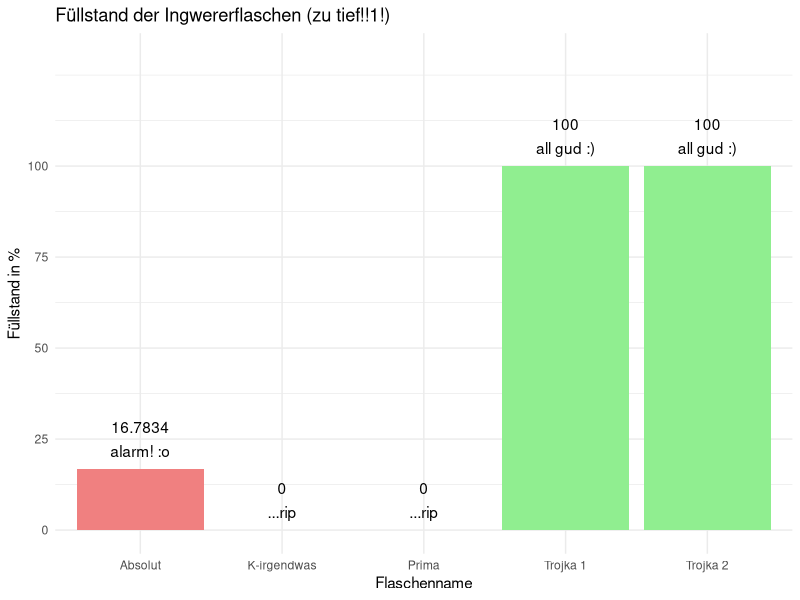

R code for this plot:
## ---- chunk 1
#| echo: false
#| fig-cap: "Figure 1: Füllstand der Ingwererflaschen"

library(tidyverse)


flasche <- c("Prima", "Absolut", "Trojka 1", "Trojka 2", "K-irgendwas")
füllstand <- c(0, 16.7834, 100, 100, 0)
status <-  c("...rip" , "alarm! :o", "all gud :)", "all gud :)", "...rip")
# Join the variables to create a data frame
df <- data.frame(flasche, füllstand, status)

ggplot(data = df,
       mapping = aes(x = flasche,
                     y = füllstand,
                     fill = status)) +
  geom_col() +
  geom_text(aes(label = status), vjust = -1) +
  geom_text(aes(label = füllstand), vjust = -3) +
  scale_y_continuous(breaks = c(0, 25, 50, 75, 100),
                     limits = c(0, 130)) +
  labs(title = "Füllstand der Ingwererflaschen (zu tief!!1!)",
       x = "Flaschenname",
       y = "Füllstand in %",
       fill = "Status:") +
  scale_fill_manual(values = c("alarm! :o" = "lightcoral", "all gud :)" = "lightgreen", "...rip" = "lightgray")) +
  theme_minimal() +
  theme(legend.position = "none")

